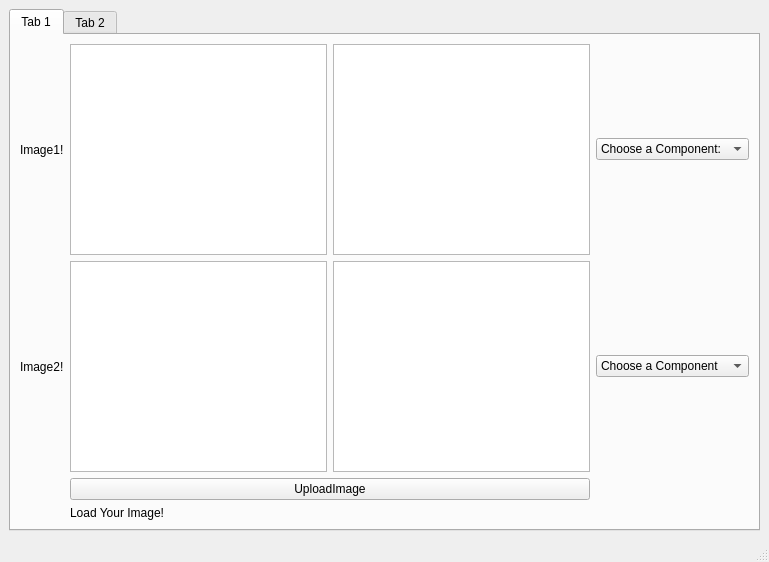
<?xml version="1.0" encoding="UTF-8"?>
<ui version="4.0">
 <class>MainWindow</class>
 <widget class="QMainWindow" name="MainWindow">
  <property name="geometry">
   <rect>
    <x>0</x>
    <y>0</y>
    <width>769</width>
    <height>562</height>
   </rect>
  </property>
  <property name="windowTitle">
   <string>MainWindow</string>
  </property>
  <widget class="QWidget" name="centralwidget">
   <layout class="QVBoxLayout" name="verticalLayout">
    <item>
     <widget class="QTabWidget" name="tabWidget">
      <property name="currentIndex">
       <number>0</number>
      </property>
      <widget class="QWidget" name="tab">
       <attribute name="title">
        <string>Tab 1</string>
       </attribute>
       <layout class="QGridLayout" name="gridLayout">
        <item row="2" column="0">
         <widget class="QLabel" name="label_2">
          <property name="text">
           <string>Image2!</string>
          </property>
         </widget>
        </item>
        <item row="0" column="0">
         <widget class="QLabel" name="label">
          <property name="text">
           <string>Image1!</string>
          </property>
         </widget>
        </item>
        <item row="2" column="2">
         <widget class="QComboBox" name="ImageTwoViewChoice">
          <item>
           <property name="text">
            <string>Choose a Component</string>
           </property>
          </item>
          <item>
           <property name="text">
            <string>Mag</string>
           </property>
          </item>
          <item>
           <property name="text">
            <string>Phase</string>
           </property>
          </item>
          <item>
           <property name="text">
            <string>Real</string>
           </property>
          </item>
          <item>
           <property name="text">
            <string>Img</string>
           </property>
          </item>
         </widget>
        </item>
        <item row="0" column="2">
         <layout class="QVBoxLayout" name="verticalLayout_2">
          <item>
           <widget class="QComboBox" name="ImageOneViewChoice">
            <item>
             <property name="text">
              <string>Choose a Component:</string>
             </property>
            </item>
            <item>
             <property name="text">
              <string>Mag</string>
             </property>
            </item>
            <item>
             <property name="text">
              <string>Phase</string>
             </property>
            </item>
            <item>
             <property name="text">
              <string>Real</string>
             </property>
            </item>
            <item>
             <property name="text">
              <string>Img</string>
             </property>
            </item>
           </widget>
          </item>
         </layout>
        </item>
        <item row="0" column="1">
         <layout class="QHBoxLayout" name="horizontalLayout_2">
          <item>
           <widget class="PlotWidget" name="ImageOneview"/>
          </item>
          <item>
           <widget class="PlotWidget" name="ImageOneComponent"/>
          </item>
         </layout>
        </item>
        <item row="3" column="1">
         <widget class="QPushButton" name="Browser">
          <property name="text">
           <string>UploadImage</string>
          </property>
         </widget>
        </item>
        <item row="2" column="1">
         <layout class="QHBoxLayout" name="horizontalLayout_3">
          <item>
           <widget class="PlotWidget" name="ImageTwoView"/>
          </item>
          <item>
           <widget class="PlotWidget" name="ImageTwoComponent"/>
          </item>
         </layout>
        </item>
        <item row="4" column="1">
         <widget class="QLabel" name="WarningTabOne">
          <property name="text">
           <string>Load Your Image!</string>
          </property>
         </widget>
        </item>
       </layout>
      </widget>
      <widget class="QWidget" name="tab_2">
       <attribute name="title">
        <string>Tab 2</string>
       </attribute>
       <layout class="QGridLayout" name="gridLayout_2">
        <item row="4" column="0">
         <widget class="QComboBox" name="ComponentTwoChocie">
          <item>
           <property name="text">
            <string>Choose Your Mixer:</string>
           </property>
          </item>
          <item>
           <property name="text">
            <string>Mag</string>
           </property>
          </item>
          <item>
           <property name="text">
            <string>Phase</string>
           </property>
          </item>
          <item>
           <property name="text">
            <string>Real</string>
           </property>
          </item>
          <item>
           <property name="text">
            <string>Imag</string>
           </property>
          </item>
          <item>
           <property name="text">
            <string>UniMag</string>
           </property>
          </item>
          <item>
           <property name="text">
            <string>UniPhase</string>
           </property>
          </item>
         </widget>
        </item>
        <item row="5" column="0">
         <layout class="QVBoxLayout" name="verticalLayout_3">
          <item>
           <widget class="QLabel" name="label_3">
            <property name="text">
             <string>OutputOne</string>
            </property>
           </widget>
          </item>
          <item>
           <widget class="PlotWidget" name="ModifiedOne"/>
          </item>
         </layout>
        </item>
        <item row="5" column="1">
         <layout class="QVBoxLayout" name="verticalLayout_4">
          <item>
           <widget class="QLabel" name="label_4">
            <property name="text">
             <string>OutputTwo</string>
            </property>
           </widget>
          </item>
          <item>
           <widget class="PlotWidget" name="ModifiefTwo"/>
          </item>
         </layout>
        </item>
        <item row="1" column="0" colspan="2">
         <layout class="QHBoxLayout" name="horizontalLayout">
          <item>
           <widget class="QLabel" name="label_6">
            <property name="text">
             <string>ComponentOne</string>
            </property>
           </widget>
          </item>
          <item>
           <widget class="QComboBox" name="ImageMixerOneChoice">
            <item>
             <property name="text">
              <string>Choose An Image:</string>
             </property>
            </item>
            <item>
             <property name="text">
              <string>ImageOne</string>
             </property>
            </item>
            <item>
             <property name="text">
              <string>ImageTwo</string>
             </property>
            </item>
           </widget>
          </item>
          <item>
           <widget class="QSlider" name="MixerSliderOne">
            <property name="orientation">
             <enum>Qt::Horizontal</enum>
            </property>
           </widget>
          </item>
          <item>
           <widget class="QLabel" name="SliderOneValue">
            <property name="text">
             <string>00</string>
            </property>
           </widget>
          </item>
         </layout>
        </item>
        <item row="2" column="0">
         <widget class="QComboBox" name="ComponentOneChoice">
          <item>
           <property name="text">
            <string>Choose Your Mixer</string>
           </property>
          </item>
          <item>
           <property name="text">
            <string>Mag</string>
           </property>
          </item>
          <item>
           <property name="text">
            <string>Phase</string>
           </property>
          </item>
          <item>
           <property name="text">
            <string>Real</string>
           </property>
          </item>
          <item>
           <property name="text">
            <string>Imag</string>
           </property>
          </item>
          <item>
           <property name="text">
            <string>UniMag</string>
           </property>
          </item>
          <item>
           <property name="text">
            <string>UniPhase</string>
           </property>
          </item>
         </widget>
        </item>
        <item row="0" column="0">
         <layout class="QHBoxLayout" name="horizontalLayout_4">
          <item>
           <widget class="QLabel" name="label_5">
            <property name="text">
             <string>Mixer Output to :</string>
            </property>
           </widget>
          </item>
          <item>
           <widget class="QComboBox" name="OutputChoice">
            <item>
             <property name="text">
              <string>Choose Output</string>
             </property>
            </item>
            <item>
             <property name="text">
              <string>OutPutOne</string>
             </property>
            </item>
            <item>
             <property name="text">
              <string>OutputTwo</string>
             </property>
            </item>
           </widget>
          </item>
         </layout>
        </item>
        <item row="3" column="0" colspan="2">
         <layout class="QHBoxLayout" name="horizontalLayout_5">
          <item>
           <widget class="QLabel" name="label_7">
            <property name="text">
             <string>ComponentTwo</string>
            </property>
           </widget>
          </item>
          <item>
           <widget class="QComboBox" name="ImageMixerTwoChoice">
            <item>
             <property name="text">
              <string>Choose An Image</string>
             </property>
            </item>
            <item>
             <property name="text">
              <string>ImageOne</string>
             </property>
            </item>
            <item>
             <property name="text">
              <string>ImageTwo</string>
             </property>
            </item>
           </widget>
          </item>
          <item>
           <widget class="QSlider" name="MixerSliderTwo">
            <property name="orientation">
             <enum>Qt::Horizontal</enum>
            </property>
           </widget>
          </item>
          <item>
           <widget class="QLabel" name="SliderTwoValue">
            <property name="text">
             <string>00</string>
            </property>
           </widget>
          </item>
         </layout>
        </item>
        <item row="6" column="0">
         <widget class="QLabel" name="WarningTabTwo">
          <property name="text">
           <string>Make Your Mixer!</string>
          </property>
         </widget>
        </item>
       </layout>
      </widget>
     </widget>
    </item>
   </layout>
  </widget>
  <widget class="QStatusBar" name="statusbar"/>
 </widget>
 <customwidgets>
  <customwidget>
   <class>PlotWidget</class>
   <extends>QGraphicsView</extends>
   <header location="global">pyqtgraph</header>
  </customwidget>
 </customwidgets>
 <resources/>
 <connections/>
</ui>
